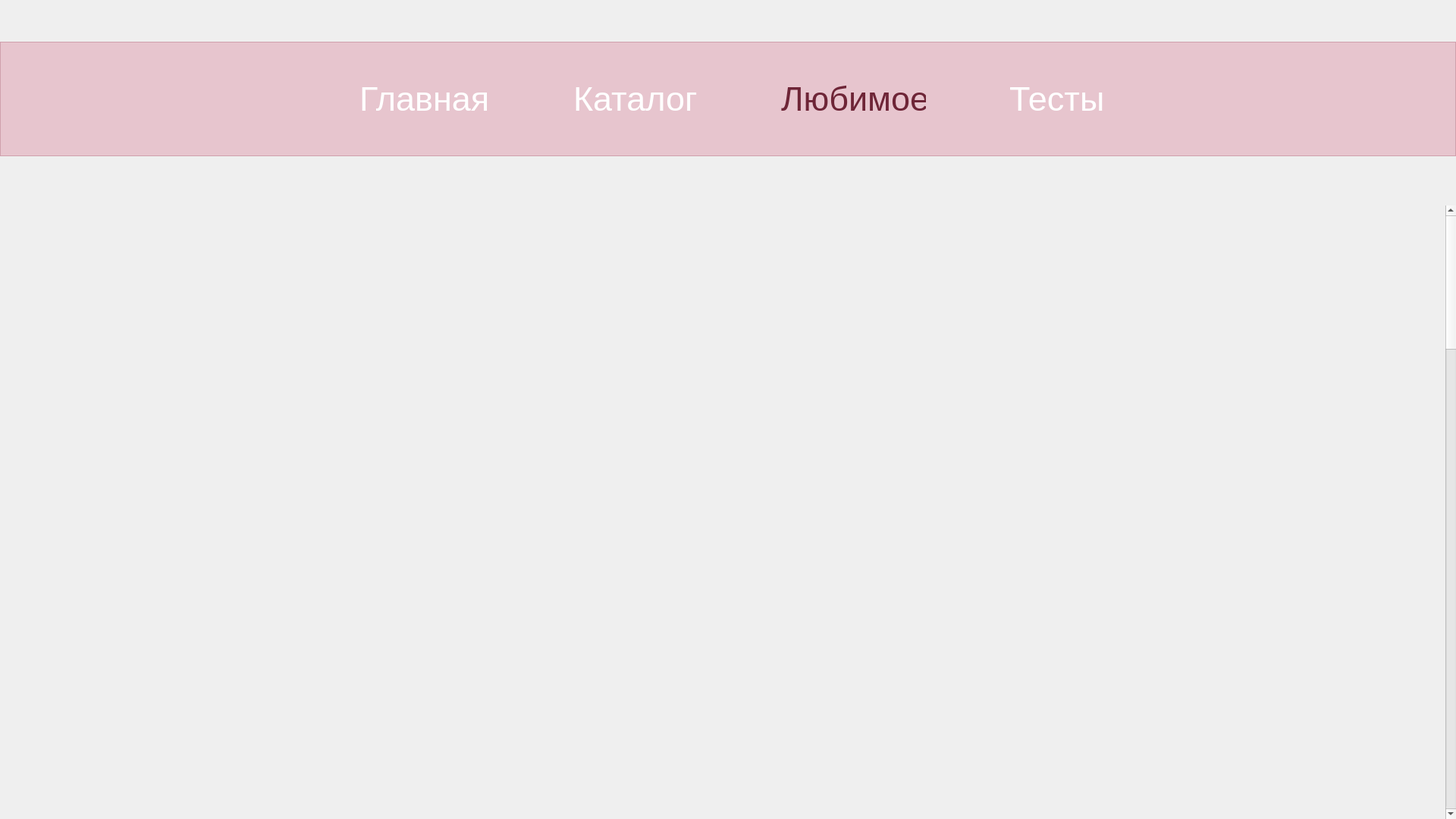
<?xml version="1.0" encoding="UTF-8"?>
<ui version="4.0">
 <class>FavoriteForm</class>
 <widget class="QWidget" name="FavoriteForm">
  <property name="geometry">
   <rect>
    <x>0</x>
    <y>0</y>
    <width>1920</width>
    <height>1080</height>
   </rect>
  </property>
  <property name="sizePolicy">
   <sizepolicy hsizetype="Fixed" vsizetype="Fixed">
    <horstretch>0</horstretch>
    <verstretch>0</verstretch>
   </sizepolicy>
  </property>
  <property name="windowTitle">
   <string>Form</string>
  </property>
  <widget class="QLabel" name="backgroundLabel">
   <property name="geometry">
    <rect>
     <x>0</x>
     <y>0</y>
     <width>1920</width>
     <height>1080</height>
    </rect>
   </property>
   <property name="text">
    <string/>
   </property>
  </widget>
  <widget class="QFrame" name="menuframe">
   <property name="geometry">
    <rect>
     <x>0</x>
     <y>55</y>
     <width>1920</width>
     <height>151</height>
    </rect>
   </property>
   <property name="sizePolicy">
    <sizepolicy hsizetype="Fixed" vsizetype="Fixed">
     <horstretch>0</horstretch>
     <verstretch>0</verstretch>
    </sizepolicy>
   </property>
   <property name="layoutDirection">
    <enum>Qt::LayoutDirection::LeftToRight</enum>
   </property>
   <property name="styleSheet">
    <string notr="true">QFrame {
    background-color: rgba(220, 131, 155, 0.39); /* Цвет с прозрачностью */
}

</string>
   </property>
   <property name="frameShape">
    <enum>QFrame::Shape::StyledPanel</enum>
   </property>
   <property name="frameShadow">
    <enum>QFrame::Shadow::Raised</enum>
   </property>
   <widget class="QWidget" name="horizontalLayoutWidget">
    <property name="geometry">
     <rect>
      <x>0</x>
      <y>0</y>
      <width>1931</width>
      <height>151</height>
     </rect>
    </property>
    <layout class="QHBoxLayout" name="horizontalLayout">
     <property name="spacing">
      <number>110</number>
     </property>
     <property name="sizeConstraint">
      <enum>QLayout::SizeConstraint::SetDefaultConstraint</enum>
     </property>
     <property name="leftMargin">
      <number>474</number>
     </property>
     <property name="rightMargin">
      <number>474</number>
     </property>
     <item>
      <widget class="QLabel" name="mainlabel">
       <property name="styleSheet">
        <string notr="true">QLabel {
    font-family: url(:/fonts/Roboto_Condensed-Regular.ttf);
    font-size: 45px;
    color: white;
background-color: transparent;
transition: all 0.3s ease;
}

QLabel:hover {
    color: #6E2537;       /* Цвет при наведении */
}

</string>
       </property>
       <property name="text">
        <string>Главная</string>
       </property>
      </widget>
     </item>
     <item>
      <widget class="QLabel" name="cataloglabel">
       <property name="styleSheet">
        <string notr="true">QLabel {
    font-family: url(:/fonts/Roboto_Condensed-Regular.ttf);
    font-size: 45px;
    color: white;
background-color: transparent;
transition: all 0.3s ease;
}

QLabel:hover {
    color: #6E2537;       /* Цвет при наведении */
}
</string>
       </property>
       <property name="text">
        <string>Каталог</string>
       </property>
      </widget>
     </item>
     <item>
      <widget class="QLabel" name="favlabel">
       <property name="styleSheet">
        <string notr="true">QLabel {
    font-family: url(:/fonts/Roboto_Condensed-Regular.ttf);
    font-size: 45px;
    color: #6E2537;
background-color: transparent;
 transition: all 0.3s ease;
}
</string>
       </property>
       <property name="text">
        <string>Любимое</string>
       </property>
      </widget>
     </item>
     <item>
      <widget class="QLabel" name="testlabel">
       <property name="styleSheet">
        <string notr="true">QLabel {
    font-family: url(:/fonts/Roboto_Condensed-Regular.ttf);
    font-size: 45px;
    color: white;
background-color: transparent;
 transition: all 0.3s ease;
}

QLabel:hover {
    color: #6E2537;       /* Цвет при наведении */
}</string>
       </property>
       <property name="text">
        <string>Тесты</string>
       </property>
      </widget>
     </item>
    </layout>
   </widget>
  </widget>
  <widget class="QScrollArea" name="scrollArea">
   <property name="geometry">
    <rect>
     <x>0</x>
     <y>270</y>
     <width>1921</width>
     <height>811</height>
    </rect>
   </property>
   <property name="styleSheet">
    <string notr="true">QScrollArea {
    background-color: transparent;
}

QWidget#scrollAreaWidgetContents {
    background-color: transparent;
}</string>
   </property>
   <property name="verticalScrollBarPolicy">
    <enum>Qt::ScrollBarPolicy::ScrollBarAlwaysOn</enum>
   </property>
   <property name="horizontalScrollBarPolicy">
    <enum>Qt::ScrollBarPolicy::ScrollBarAlwaysOff</enum>
   </property>
   <property name="widgetResizable">
    <bool>true</bool>
   </property>
   <widget class="QWidget" name="scrollAreaWidgetContents">
    <property name="geometry">
     <rect>
      <x>0</x>
      <y>0</y>
      <width>1920</width>
      <height>3600</height>
     </rect>
    </property>
    <property name="minimumSize">
     <size>
      <width>1920</width>
      <height>3600</height>
     </size>
    </property>
    <widget class="QWidget" name="cardContainer" native="true">
     <property name="geometry">
      <rect>
       <x>0</x>
       <y>0</y>
       <width>1920</width>
       <height>3600</height>
      </rect>
     </property>
     <property name="minimumSize">
      <size>
       <width>1920</width>
       <height>3400</height>
      </size>
     </property>
     <widget class="QFrame" name="rowContainer">
      <property name="geometry">
       <rect>
        <x>0</x>
        <y>0</y>
        <width>1920</width>
        <height>518</height>
       </rect>
      </property>
      <property name="sizePolicy">
       <sizepolicy hsizetype="Fixed" vsizetype="Preferred">
        <horstretch>0</horstretch>
        <verstretch>0</verstretch>
       </sizepolicy>
      </property>
      <property name="styleSheet">
       <string notr="true">QWidget#rowContainer {
    background-color: transparent;
}
</string>
      </property>
      <property name="frameShape">
       <enum>QFrame::Shape::StyledPanel</enum>
      </property>
      <property name="frameShadow">
       <enum>QFrame::Shadow::Raised</enum>
      </property>
      <widget class="QWidget" name="horizontalLayoutWidget_4">
       <property name="geometry">
        <rect>
         <x>0</x>
         <y>0</y>
         <width>1921</width>
         <height>521</height>
        </rect>
       </property>
       <layout class="QHBoxLayout" name="horizontalLayout_3">
        <property name="spacing">
         <number>209</number>
        </property>
        <property name="leftMargin">
         <number>290</number>
        </property>
        <property name="topMargin">
         <number>59</number>
        </property>
        <property name="rightMargin">
         <number>290</number>
        </property>
        <property name="bottomMargin">
         <number>90</number>
        </property>
       </layout>
      </widget>
     </widget>
     <widget class="QWidget" name="verticalLayoutWidget">
      <property name="geometry">
       <rect>
        <x>-1</x>
        <y>720</y>
        <width>1911</width>
        <height>2681</height>
       </rect>
      </property>
      <layout class="QVBoxLayout" name="verticalLayout"/>
     </widget>
     <widget class="QFrame" name="rowContainer_2">
      <property name="geometry">
       <rect>
        <x>0</x>
        <y>518</y>
        <width>1920</width>
        <height>518</height>
       </rect>
      </property>
      <property name="sizePolicy">
       <sizepolicy hsizetype="Fixed" vsizetype="Preferred">
        <horstretch>0</horstretch>
        <verstretch>0</verstretch>
       </sizepolicy>
      </property>
      <property name="styleSheet">
       <string notr="true">QWidget {
    background-color: transparent;
}
</string>
      </property>
      <property name="frameShape">
       <enum>QFrame::Shape::StyledPanel</enum>
      </property>
      <property name="frameShadow">
       <enum>QFrame::Shadow::Raised</enum>
      </property>
      <widget class="QWidget" name="horizontalLayoutWidget_5">
       <property name="geometry">
        <rect>
         <x>0</x>
         <y>0</y>
         <width>1921</width>
         <height>521</height>
        </rect>
       </property>
       <layout class="QHBoxLayout" name="horizontalLayout_4">
        <property name="spacing">
         <number>209</number>
        </property>
        <property name="leftMargin">
         <number>290</number>
        </property>
        <property name="topMargin">
         <number>59</number>
        </property>
        <property name="rightMargin">
         <number>290</number>
        </property>
        <property name="bottomMargin">
         <number>90</number>
        </property>
       </layout>
      </widget>
     </widget>
     <widget class="QFrame" name="rowContainer_3">
      <property name="geometry">
       <rect>
        <x>0</x>
        <y>1036</y>
        <width>1920</width>
        <height>518</height>
       </rect>
      </property>
      <property name="sizePolicy">
       <sizepolicy hsizetype="Fixed" vsizetype="Preferred">
        <horstretch>0</horstretch>
        <verstretch>0</verstretch>
       </sizepolicy>
      </property>
      <property name="styleSheet">
       <string notr="true">QWidget {
    background-color: transparent;
}
</string>
      </property>
      <property name="frameShape">
       <enum>QFrame::Shape::StyledPanel</enum>
      </property>
      <property name="frameShadow">
       <enum>QFrame::Shadow::Raised</enum>
      </property>
      <widget class="QWidget" name="horizontalLayoutWidget_6">
       <property name="geometry">
        <rect>
         <x>0</x>
         <y>0</y>
         <width>1921</width>
         <height>521</height>
        </rect>
       </property>
       <layout class="QHBoxLayout" name="horizontalLayout_5">
        <property name="spacing">
         <number>209</number>
        </property>
        <property name="leftMargin">
         <number>290</number>
        </property>
        <property name="topMargin">
         <number>59</number>
        </property>
        <property name="rightMargin">
         <number>290</number>
        </property>
        <property name="bottomMargin">
         <number>90</number>
        </property>
       </layout>
      </widget>
     </widget>
     <widget class="QFrame" name="rowContainer_4">
      <property name="geometry">
       <rect>
        <x>0</x>
        <y>1554</y>
        <width>1920</width>
        <height>518</height>
       </rect>
      </property>
      <property name="sizePolicy">
       <sizepolicy hsizetype="Fixed" vsizetype="Preferred">
        <horstretch>0</horstretch>
        <verstretch>0</verstretch>
       </sizepolicy>
      </property>
      <property name="styleSheet">
       <string notr="true">QWidget {
    background-color: transparent;
}
</string>
      </property>
      <property name="frameShape">
       <enum>QFrame::Shape::StyledPanel</enum>
      </property>
      <property name="frameShadow">
       <enum>QFrame::Shadow::Raised</enum>
      </property>
      <widget class="QWidget" name="horizontalLayoutWidget_7">
       <property name="geometry">
        <rect>
         <x>0</x>
         <y>0</y>
         <width>1921</width>
         <height>521</height>
        </rect>
       </property>
       <layout class="QHBoxLayout" name="horizontalLayout_6">
        <property name="spacing">
         <number>209</number>
        </property>
        <property name="leftMargin">
         <number>290</number>
        </property>
        <property name="topMargin">
         <number>59</number>
        </property>
        <property name="rightMargin">
         <number>290</number>
        </property>
        <property name="bottomMargin">
         <number>90</number>
        </property>
       </layout>
      </widget>
     </widget>
     <widget class="QFrame" name="rowContainer_5">
      <property name="geometry">
       <rect>
        <x>0</x>
        <y>2072</y>
        <width>1920</width>
        <height>518</height>
       </rect>
      </property>
      <property name="sizePolicy">
       <sizepolicy hsizetype="Fixed" vsizetype="Preferred">
        <horstretch>0</horstretch>
        <verstretch>0</verstretch>
       </sizepolicy>
      </property>
      <property name="styleSheet">
       <string notr="true">QWidget {
    background-color: transparent;
}
</string>
      </property>
      <property name="frameShape">
       <enum>QFrame::Shape::StyledPanel</enum>
      </property>
      <property name="frameShadow">
       <enum>QFrame::Shadow::Raised</enum>
      </property>
      <widget class="QWidget" name="horizontalLayoutWidget_8">
       <property name="geometry">
        <rect>
         <x>0</x>
         <y>0</y>
         <width>1921</width>
         <height>521</height>
        </rect>
       </property>
       <layout class="QHBoxLayout" name="horizontalLayout_7">
        <property name="spacing">
         <number>209</number>
        </property>
        <property name="leftMargin">
         <number>290</number>
        </property>
        <property name="topMargin">
         <number>59</number>
        </property>
        <property name="rightMargin">
         <number>290</number>
        </property>
        <property name="bottomMargin">
         <number>90</number>
        </property>
       </layout>
      </widget>
     </widget>
     <widget class="QFrame" name="rowContainer_6">
      <property name="geometry">
       <rect>
        <x>0</x>
        <y>2590</y>
        <width>1920</width>
        <height>518</height>
       </rect>
      </property>
      <property name="sizePolicy">
       <sizepolicy hsizetype="Fixed" vsizetype="Preferred">
        <horstretch>0</horstretch>
        <verstretch>0</verstretch>
       </sizepolicy>
      </property>
      <property name="styleSheet">
       <string notr="true">QWidget {
    background-color: transparent;
}
</string>
      </property>
      <property name="frameShape">
       <enum>QFrame::Shape::StyledPanel</enum>
      </property>
      <property name="frameShadow">
       <enum>QFrame::Shadow::Raised</enum>
      </property>
      <widget class="QWidget" name="horizontalLayoutWidget_9">
       <property name="geometry">
        <rect>
         <x>0</x>
         <y>0</y>
         <width>1921</width>
         <height>521</height>
        </rect>
       </property>
       <layout class="QHBoxLayout" name="horizontalLayout_8">
        <property name="spacing">
         <number>209</number>
        </property>
        <property name="leftMargin">
         <number>290</number>
        </property>
        <property name="topMargin">
         <number>59</number>
        </property>
        <property name="rightMargin">
         <number>290</number>
        </property>
        <property name="bottomMargin">
         <number>90</number>
        </property>
       </layout>
      </widget>
     </widget>
     <widget class="QFrame" name="rowContainer_7">
      <property name="geometry">
       <rect>
        <x>0</x>
        <y>3108</y>
        <width>1920</width>
        <height>518</height>
       </rect>
      </property>
      <property name="sizePolicy">
       <sizepolicy hsizetype="Fixed" vsizetype="Preferred">
        <horstretch>0</horstretch>
        <verstretch>0</verstretch>
       </sizepolicy>
      </property>
      <property name="styleSheet">
       <string notr="true">QWidget {
    background-color: transparent;
}
</string>
      </property>
      <property name="frameShape">
       <enum>QFrame::Shape::StyledPanel</enum>
      </property>
      <property name="frameShadow">
       <enum>QFrame::Shadow::Raised</enum>
      </property>
      <widget class="QWidget" name="horizontalLayoutWidget_10">
       <property name="geometry">
        <rect>
         <x>0</x>
         <y>0</y>
         <width>1921</width>
         <height>521</height>
        </rect>
       </property>
       <layout class="QHBoxLayout" name="horizontalLayout_9">
        <property name="spacing">
         <number>209</number>
        </property>
        <property name="leftMargin">
         <number>290</number>
        </property>
        <property name="topMargin">
         <number>59</number>
        </property>
        <property name="rightMargin">
         <number>290</number>
        </property>
        <property name="bottomMargin">
         <number>90</number>
        </property>
       </layout>
      </widget>
     </widget>
    </widget>
   </widget>
  </widget>
 </widget>
 <resources/>
 <connections/>
</ui>
